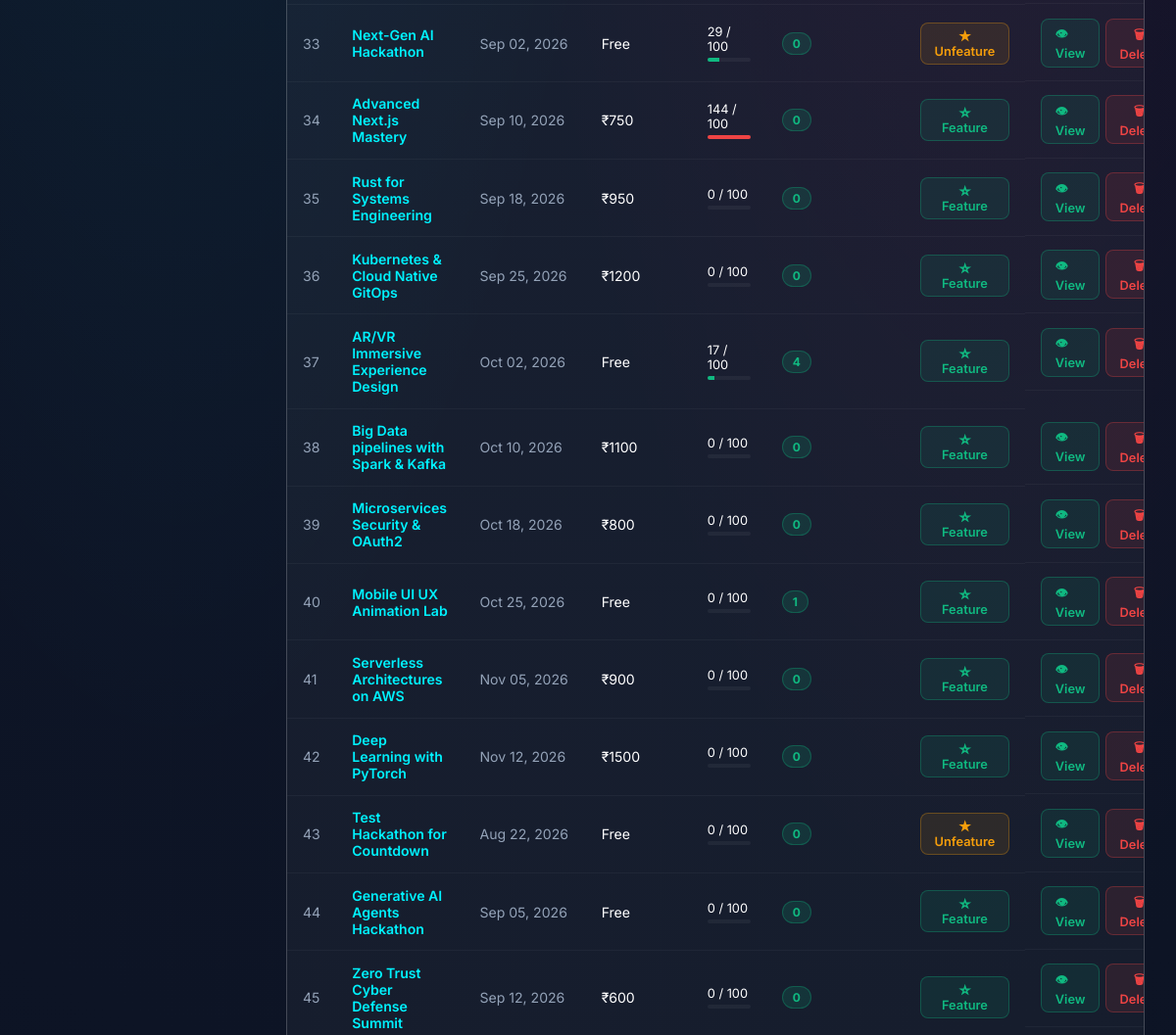
Before: /admin/events (signed in, middle part) with the older database file.
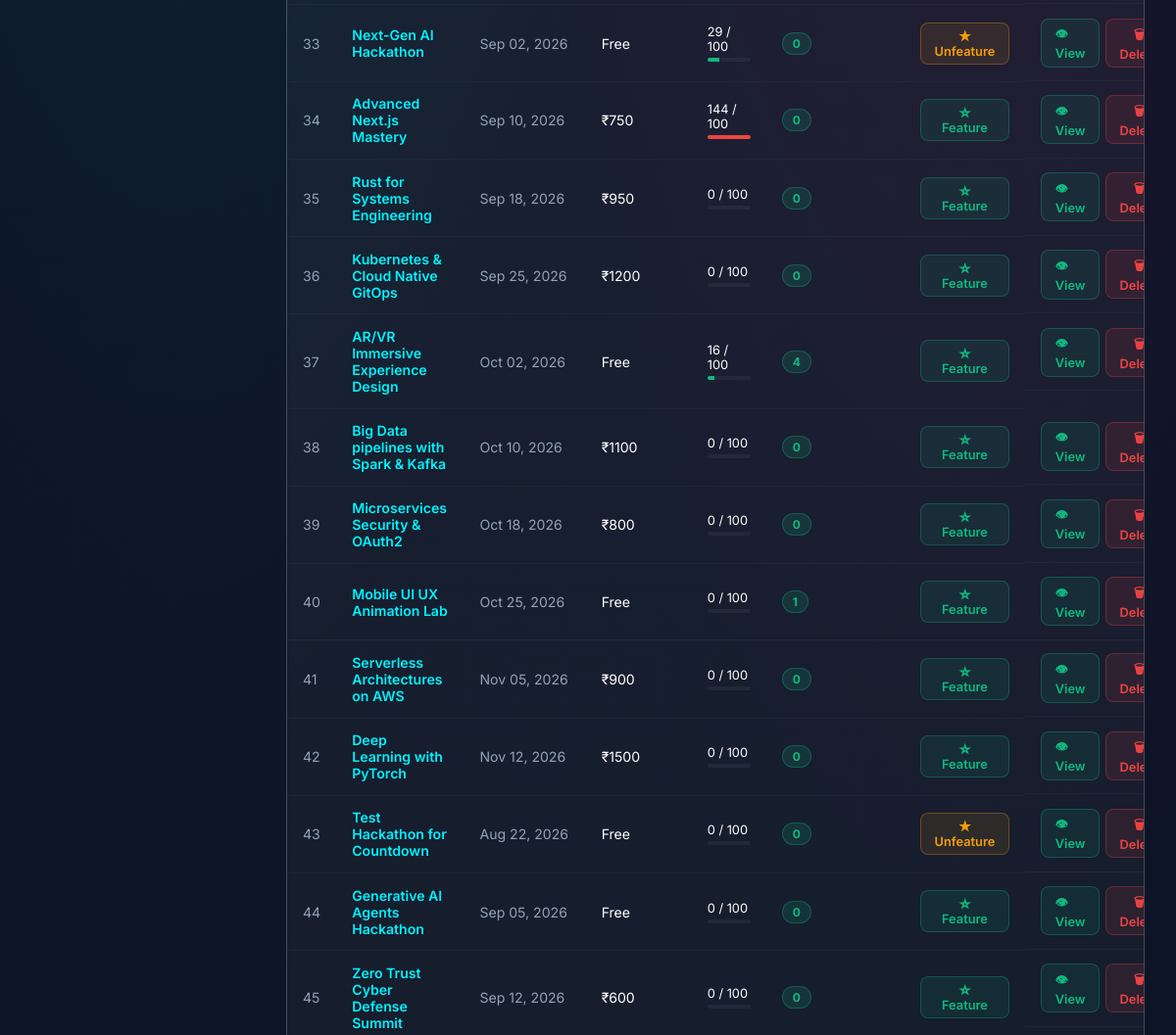
After: the same page with the newer database file.
### tables this page shows
CREATE TABLE events
                 (id INTEGER PRIMARY KEY AUTOINCREMENT, title TEXT, date TEXT, desc TEXT, 
                  price TEXT, color TEXT, image TEXT, purpose TEXT, full_details TEXT, outcome TEXT, seats_total INTEGER DEFAULT 100, seats_filled INTEGER DEFAULT 0, is_draft INTEGER DEFAULT 0, featured INTEGER DEFAULT 0, venue TEXT DEFAULT 'Online', venue_address TEXT DEFAULT 'Tech Park Campus, Innovation Block A, Bangalore - 560103', time TEXT DEFAULT '10:00 AM', end_time TEXT DEFAULT '05:00 PM');

### backend/app.py (the view)
@app.route('/admin/events')
@admin_required
def admin_events():
    username = session.get('username')
    stats = get_admin_stats()
    conn = get_db(row_factory=True)
    c = conn.cursor()
    c.execute('''SELECT e.*, COUNT(r.id) as reg_count
                 FROM events e LEFT JOIN registrations r ON e.id=r.event_id
                 GROUP BY e.id ORDER BY e.id''')
    events = [dict(row) for row in c.fetchall()]
    conn.close()
    return render_template('admin/events.html', username=username, stats=stats, events=events, active='events')

### backend/app.py (called while the page is built, shortened)
def get_db(timeout=60.0, row_factory=False):
    conn = getattr(_thread_local, 'conn', None)
    return conn

def is_host():
    if not session.get('loggedin'):
        return False
    if session.get('role') == 'host' or session.get('is_admin'):
        return True

def is_admin():
    if not session.get('loggedin'):
        return False
    if session.get('is_admin'):
        return True

@app.context_processor
def inject_user_data():
    current_user = None
    user_is_admin = False
    user_is_host = False
    if session.get('loggedin'):
        username = session.get('username')
        user_is_admin = is_admin()
        user_is_host = is_host()
        photo = session.get('profile_photo')
        user_id = session.get('user_id')
        current_user = {'username': username, 'profile_photo': photo, 'user_id': user_id or 'UID-0001'}
    return dict(current_user=current_user, is_admin=user_is_admin, is_host=user_is_host)

    def __getattr__(self, name):
        return getattr(self._raw_conn, name)

    def close(self):
        pass

### frontend/templates/admin/events.html (shortened to what this page needs)
{% extends "admin/base.html" %}
{% block content %}
<div class="panel-section">
    <table class="admin-table" id="evTable">
        <tbody>
            {% for ev in events %}
            <tr>
                <td style="color:var(--text-muted)">{{ ev.id }}</td>
                <td>
                    <a href="{{ url_for('event_detail', event_id=ev.id) }}" style="color:var(--primary);text-decoration:none;font-weight:600">
                        {{ ev.title[:40] }}{% if ev.title|length > 40 %}…{% endif %}
                    </a>
                </td>
                <td style="color:var(--text-muted);white-space:nowrap">{{ ev.date }}</td>
                <td>{{ ev.price }}</td>
                <td>
                    <div style="font-size:0.8rem">
                        {{ ev.seats_filled or 0 }} / {{ ev.seats_total or 100 }}
                    </div>
                    <div style="background:rgba(255,255,255,0.05);border-radius:4px;height:4px;margin-top:4px;overflow:hidden">
                        <div style="height:100%;width:{{ [(ev.seats_filled or 0) / (ev.seats_total or 100) * 100, 100]|min|round }}%;
                                    background:{% if (ev.seats_filled or 0) >= (ev.seats_total or 100) %}#ef4444{% elif (ev.seats_filled or 0) > (ev.seats_total or 100) * 0.7 %}#f59e0b{% else %}#10b981{% endif %};
                                    transition:width 0.4s"></div>
                    </div>
                </td>
                <td><span class="badge badge-active">{{ ev.reg_count }}</span></td>
                <td>
                    <form action="{{ url_for('admin_toggle_featured', event_id=ev.id) }}" method="POST" style="margin:0">
                        <button class="action-btn {% if ev.featured %}btn-warning{% else %}btn-success{% endif %}" type="submit">
                            {{ '★ Unfeature' if ev.featured else '☆ Feature' }}
                        </button>
                    </form>
                </td>
                <td style="display:flex;gap:6px">
                    <a href="{{ url_for('event_detail', event_id=ev.id) }}" class="action-btn btn-success" style="text-decoration:none">👁 View</a>
                    <form action="{{ url_for('delete_event', event_id=ev.id) }}" method="POST" style="margin:0"
                          onsubmit="return confirm('Delete event {{ ev.title }}?')">
                        <button class="action-btn btn-danger" type="submit">🗑 Delete</button>
                    </form>
                </td>
            </tr>
            {% else %}
            <tr><td colspan="8" style="text-align:center;padding:2rem;color:var(--text-muted)">No events found</td></tr>
            {% endfor %}
        </tbody>
    </table>
</div>
{% endblock %}

Changed rows visible on the page:
changed events "AR/VR Immersive Experience Design": seats_filled "17" → "16"
